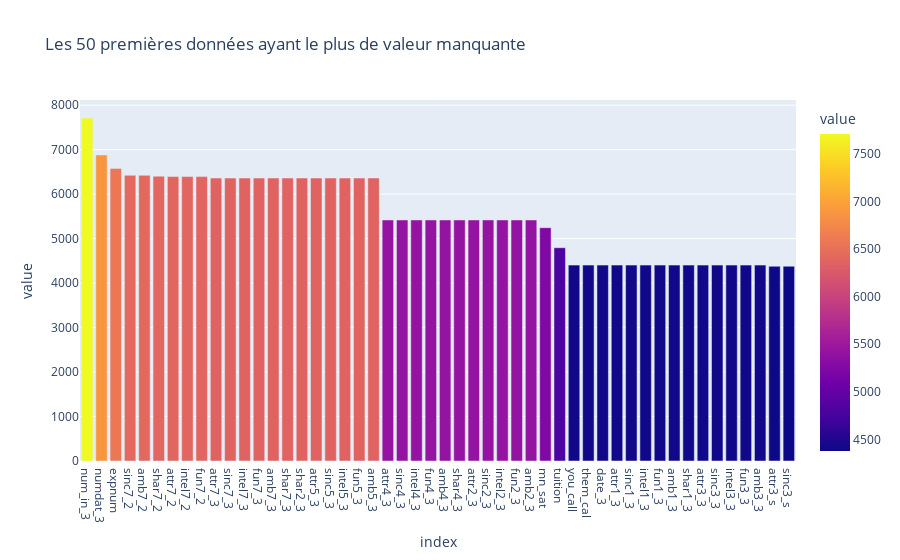

Notebook code cell kept with this figure:
### Code cell
# Résumé des valeurs du dataset
print("Pour résumer nous avons:")
nombre_de_lignes, nombre_de_colonnes = df.shape
total_na = df.isna().sum().sum()
poids_na = total_na*100/df.size
top_50_na = df.isna().sum().nlargest(50)

print("> Nombre total de valeur :", df.size)
print(f"> Nombre de lignes : {nombre_de_lignes}")
print(f"> Nombre de colonnes : {nombre_de_colonnes}")
print("> Valeurs manquantes", total_na,"soit", poids_na.round(2), "% du dataset")
fig=px.bar(top_50_na, color="value",title="Les 50 premières données ayant le plus de valeur manquante")
fig.show()

### Figure 1 — Plotly figure (JSON) as saved in the notebook; plotly's stock layout.template omitted (floating-point values rounded to 4 significant figures)
{"data": [{"hovertemplate": "index=%{x}<br>value=%{marker.color}<extra></extra>", "legendgroup": "", "marker": {"color": [7710, 6882, 6578, 6423, 6423, 6404, 6394, 6394, 6394, 6362, 6362, 6362, 6362, 6362, 6362, 6362, 6362, 6362, 6362, 6362, 6362, 5419, 5419, 5419, 5419, 5419, 5419, 5419, 5419, 5419, 5419, 5419, 5245, 4795, 4404, 4404, 4404, 4404, 4404, 4404, 4404, 4404, 4404, 4404, 4404, 4404, 4404, 4404, 4378, 4378], "coloraxis": "coloraxis", "pattern": {"shape": ""}}, "name": "", "orientation": "v", "showlegend": false, "textposition": "auto", "type": "bar", "x": ["num_in_3", "numdat_3", "expnum", "sinc7_2", "amb7_2", "shar7_2", "attr7_2", "intel7_2", "fun7_2", "attr7_3", "sinc7_3", "intel7_3", "fun7_3", "amb7_3", "shar7_3", "shar2_3", "attr5_3", "sinc5_3", "intel5_3", "fun5_3", "amb5_3", "attr4_3", "sinc4_3", "intel4_3", "fun4_3", "amb4_3", "shar4_3", "attr2_3", "sinc2_3", "intel2_3", "fun2_3", "amb2_3", "mn_sat", "tuition", "you_call", "them_cal", "date_3", "attr1_3", "sinc1_3", "intel1_3", "fun1_3", "amb1_3", "shar1_3", "attr3_3", "sinc3_3", "intel3_3", "fun3_3", "amb3_3", "attr3_s", "sinc3_s"], "xaxis": "x", "y": [7710, 6882, 6578, 6423, 6423, 6404, 6394, 6394, 6394, 6362, 6362, 6362, 6362, 6362, 6362, 6362, 6362, 6362, 6362, 6362, 6362, 5419, 5419, 5419, 5419, 5419, 5419, 5419, 5419, 5419, 5419, 5419, 5245, 4795, 4404, 4404, 4404, 4404, 4404, 4404, 4404, 4404, 4404, 4404, 4404, 4404, 4404, 4404, 4378, 4378], "yaxis": "y"}], "layout": {"barmode": "relative", "coloraxis": {"colorbar": {"title": {"text": "value"}}, "colorscale": [[0, "#0d0887"], [0.1111, "#46039f"], [0.2222, "#7201a8"], [0.3333, "#9c179e"], [0.4444, "#bd3786"], [0.5556, "#d8576b"], [0.6667, "#ed7953"], [0.7778, "#fb9f3a"], [0.8889, "#fdca26"], [1, "#f0f921"]]}, "legend": {"tracegroupgap": 0}, "title": {"text": "Les 50 premières données ayant le plus de valeur manquante"}, "xaxis": {"anchor": "y", "domain": [0, 1], "title": {"text": "index"}}, "yaxis": {"anchor": "x", "domain": [0, 1], "title": {"text": "value"}}}}
